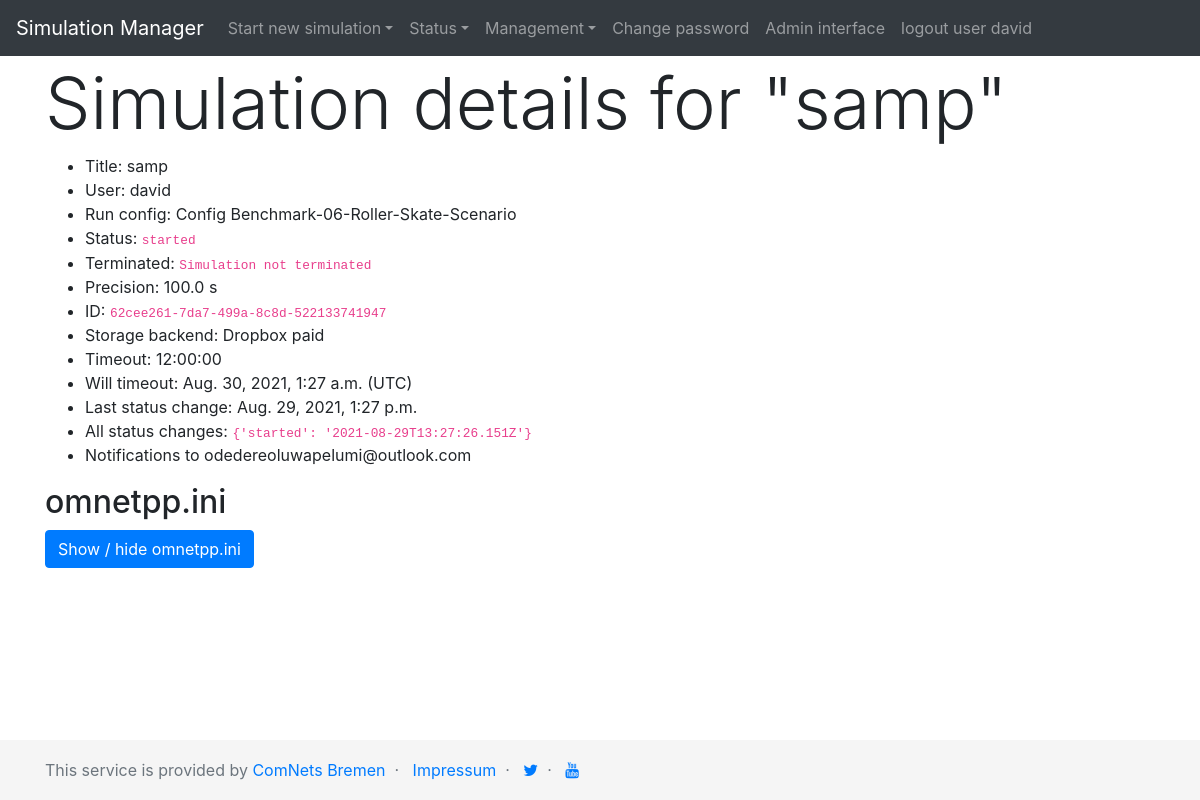
/omnetppManager/job-details/15/ (signed in), run on the app's committed database.
### omnetppManager/models.py (models this page shows, shortened)
class Simulation(models.Model):
    class Meta:
        ordering = ["-pk",]
    class Status(models.IntegerChoices):
        QUEUED      = 1, _("queued")
        FINISHED    = 2, _("finished")
        FAILED      = 3, _("failed")
        STARTED     = 4, _("started")
        DEFERRED    = 5, _("deferred")
        SCHEDULED   = 6, _("scheduled")
        UNKNOWN     = 7, _("unknown")
        ABORTED     = 8, _("aborted")
    class TerminateReason(models.IntegerChoices):
        NOT_TERMINATED      = 1, _("Simulation not terminated")
        TERMINATED_USER     = 2, _("Terminated by user")
        TERMINATED_EVENTS   = 3, _("Terminated by system: Exceeded events.")
        TERMINATED_CPU      = 4, _("Terminated by system: Exceeded CPU.")
        TERMINATED_RAM      = 5, _("Terminated by system: Exceeded RAM.")
        TERMINATED_DISK     = 6, _("Terminated by system: Exceeded Disk space.")
    user = models.ForeignKey(
            settings.AUTH_USER_MODEL,
            on_delete=models.CASCADE,
            )
    title           = models.CharField(max_length=100)
    omnetppini      = models.TextField()
    runconfig       = models.CharField(max_length=100)
    summarizing_precision = models.FloatField(default=100)
    simulation_id   = models.UUIDField(
            editable=False,
            default = uuid.uuid4
            )
    status = models.IntegerField(choices=Status.choices, default=Status.UNKNOWN)
    terminated = models.IntegerField(choices = TerminateReason.choices, default = TerminateReason.NOT_TERMINATED)
    simulation_error = models.TextField(default=None, blank=True, null=True)
    job_error = models.TextField(default=None, blank=True, null=True)
    handled_by = models.CharField(max_length=100, default=None, blank=True, null=True)
    notification_mail_address = models.EmailField(default=None, blank=True, null=True)
    storage_backend = models.ForeignKey(StorageBackend, on_delete=models.SET_NULL, null=True, default=None)
    shared_link = models.CharField(max_length=250, default="")
    meta_full = models.TextField(default=None, blank=True, null=True)
    simulation_timeout = models.IntegerField(default=0)
    simulation_enqueue_time = models.DateTimeField(auto_now_add=True)
    simulation_start_time = models.DateTimeField(null=True, default=None)
    simulation_last_update_time = models.DateTimeField(null=True, default=None)
    simulation_state_times = models.TextField(default=None, blank=True, null=True)
    simulation_is_debug_sim = models.BooleanField(
            default=False,
            help_text="Is this a debug simulation? If yes -> ignore for comparison.",
            )
    def send_notify_mail(self):
        return self.notification_mail_address not in ["", None]
    def get_timeout(self):
        return self.simulation_enqueue_time +\
                datetime.timedelta(seconds=self.simulation_timeout)
    def get_simulation_timeout_formatted(self):
        return str(datetime.timedelta(seconds=self.simulation_timeout))
    def get_state_times(self):
        times = self.simulation_state_times
        if times:
            return json.loads(self.simulation_state_times)
        else:
            return {}

class StorageBackend(models.Model):
    backend_name = models.CharField(max_length=100)
    backend_description = models.TextField(default="")
    backend_identifier = models.CharField(max_length=100, default="dropbox")
    backend_token = models.CharField(max_length=100, null=True, blank=True, default=None)
    backend_active = models.BooleanField(default=False)
    backend_keep_days = models.PositiveIntegerField(default=7)

### omnetppManager/views.py (the view)
# urls.py: path('job-details/<int:pk>/', login_required(JobDetailView.as_view()), name='job-details'),
class JobDetailView(DetailView):
    model = Simulation
    def get_context_data(self, **kwargs):
        context = super().get_context_data(**kwargs)
        context["title"] = "Job detail view"
        return context

### omnetppManager/processors.py (called while the page is built)
def get_general(request):
    return {
            "manager_general" : {
                "base_title" : settings.DEFAULT_MAIN_TITLE,
                }
            }

### omnetppManager/templates/omnetppManager/simulation_detail.html (shortened to what this page needs)
{% extends "base_generic.html" %}
{% block content %}
<h1 class="display-3">Simulation details for &quot;{{object.title}}&quot;</h1>
<ul>
    <li>Title: {{object.title}}</li>
    <li>User: {{object.user}}</li>
    <li>Run config: {{object.runconfig}}</li>
    <li>Status: <code>{{object.get_status_display}}</code></li>
    <li>Terminated: <code>{{object.get_terminated_display}}</code></li>
    <li>Precision: {{object.summarizing_precision}} s</li>
    <li>ID: <code>{{object.simulation_id}}</code></li>
    <li>Storage backend: {{object.storage_backend.backend_name}}</li>
    <li>Timeout: {{ object.get_simulation_timeout_formatted }}</li>
    <li>Will timeout: {{ object.get_timeout }} (UTC)</li>
    {% if object.send_notify_mail%}
    <li>Last status change: {{object.simulation_last_update_time}}</li>
    <li>All status changes: <code>{{object.get_state_times}}</code></li>
    <li>Notifications to {{object.notification_mail_address}}</li>
    {% else %}
    <li>No notifications enabled</li>
    {% endif %}
</ul>
<h2 class="display-5">omnetpp.ini</h2>
<p>
  <button class="btn btn-primary" type="button" data-toggle="collapse" data-target="#collapseCode" aria-expanded="false" aria-controls="collapseCode">
      Show / hide omnetpp.ini
  </button>
</p>
{% endblock %}

### templates/base_generic.html (shortened to what this page needs)
<!doctype html>
{% load static %}
<html lang="en">
  <head>
    <link rel="stylesheet" href="https://stackpath.bootstrapcdn.com/bootstrap/4.4.1/css/bootstrap.min.css">
    <link rel="stylesheet" href="https://stackpath.bootstrapcdn.com/font-awesome/4.7.0/css/font-awesome.min.css">
    <link rel="stylesheet" href="{% static 'css/omnetppManager.css' %}">
  </head>
  <body>
  {% block sidebar %}
    <nav class="navbar navbar-expand-md navbar-dark bg-dark fixed-top">
        <a class="navbar-brand" href="{% url 'omnetppManager_index' %}">Simulation Manager</a>
  <div class="collapse navbar-collapse" id="navbarsExampleDefault">
    <ul class="navbar-nav mr-auto">
        {% if user.is_authenticated %}
          <li class="nav-item dropdown">
              <a class="nav-link dropdown-toggle" id="dropdown-01" href="#", data-toggle="dropdown", aria-haspopup="true" aria-expand="false">Start new simulation</a>
          </li>
          <li class="nav-item dropdown">
              <a class="nav-link dropdown-toggle" id="dropdown-02" href="#", data-toggle="dropdown", aria-haspopup="true" aria-expand="false">Status</a>
         </li>
          <li class="nav-item dropdown">
              <a class="nav-link dropdown-toggle" id="dropdown-03" href="#", data-toggle="dropdown", aria-haspopup="true" aria-expand="false">Management</a>
         </li>
          <li class="nav-item">
              <a class="nav-link" href="{% url 'password_change' %}">Change password</a>
          </li>
        {% if user.is_superuser %}
          <li class="nav-item">
              <a class="nav-link" href="{% url 'admin:index' %}">Admin interface</a>
          </li>
        {% endif %}
          <li class="nav-item">
                <a class="nav-link" href="{% url 'logout' %}">logout user {{ user }}</a>
          </li>
        {% endif %}
    </ul>
  </div>
</nav>
  {% endblock %}
  <main role="main" class="container">
    {% block content %}{% endblock %}
  </main>
    <footer class="footer">
      <div class="container">
          <span class="text-muted">
              This service is provided by <a href="https://comnets.uni-bremen.de" target="_blank">ComNets Bremen</a>&nbsp; &middot; &nbsp;
              <a href="https://www.uni-bremen.de/impressum" target="_blank">Impressum</a>&nbsp; &middot; &nbsp;
              <a href="https://twitter.com/ComNetsBremen" target="_blank"><i class="fa fa-twitter"></i></a>&nbsp; &middot; &nbsp;
              <a href="https://www.youtube.com/ComNetsBremen" target="_blank"><i class="fa fa-youtube"></i></a>
          </span>
      </div>
    </footer>
  </body>
</html>

### templates/base_generic.html (style rules this page uses)
html { position: relative; min-height: 100%; }
body { margin-bottom: 60px; }
.footer { position: fixed; bottom: 0; width: 100%; height: 60px; line-height: 60px; background-color: #f5f5f5; }
body > .container { padding: 60px 15px 0; }
.footer > .container { padding-right: 15px; padding-left: 15px; }
code { font-size: 80%; }

### data on the page
Simulation: title "samp", user "david", runconfig "Config Benchmark-06-Roller-Skate-Scenario", status "started", terminated "Simulation not terminated", summarizing_precision "100.0", simulation_id "62cee261-7da7-499a-8c8d-522133741947", storage_backend.backend_name "Dropbox paid", get_simulation_timeout_formatted "12:00:00", get_timeout "Aug. 30, 2021, 1:27 a.m.", simulation_last_update_time "Aug. 29, 2021, 1:27 p.m.", get_state_times "{'started': '2021-08-29T13:27:26.151Z'}", notification_mail_address "odedereoluwapelumi@outlook.com"

### other printed values
{{ user }} "david"
